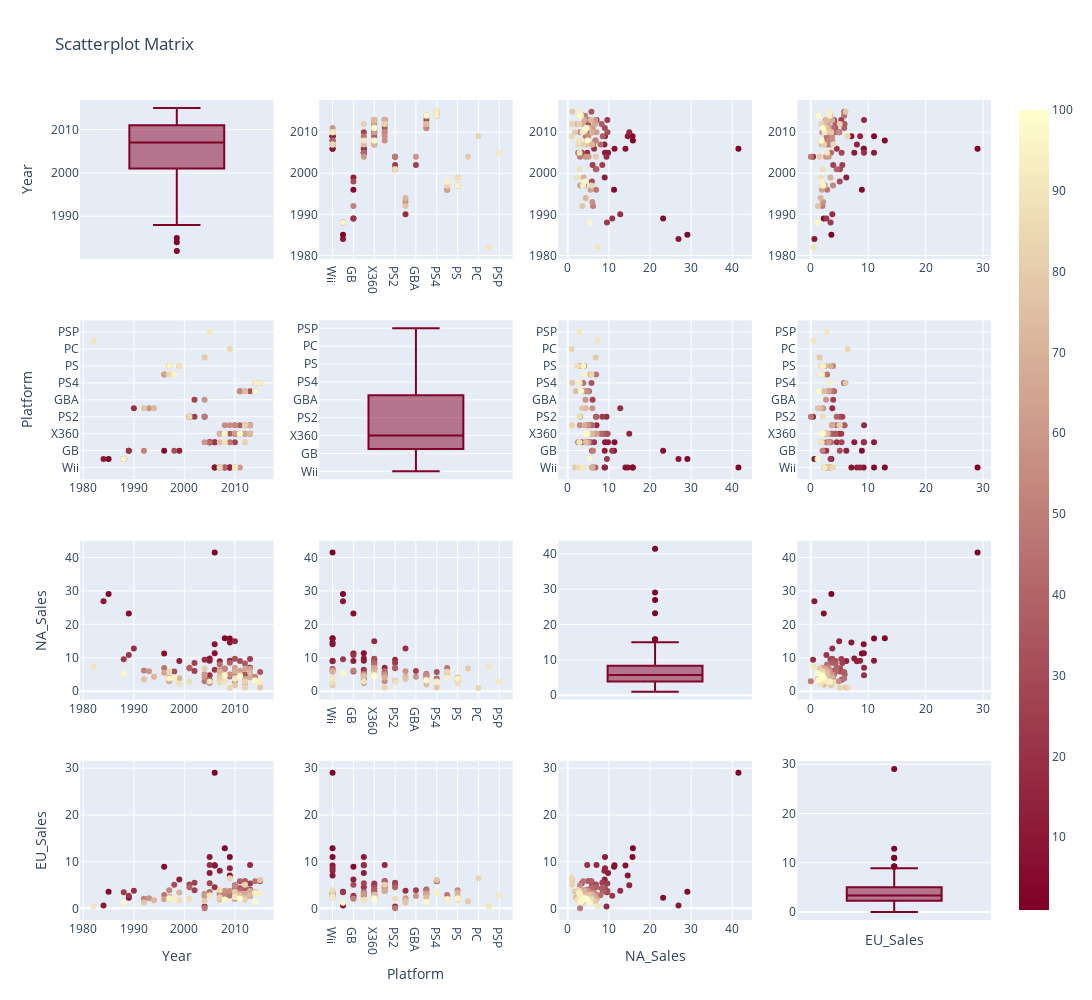

Write notebook code for a chart like this one.
### Markdown cell above
TAKE-TWO INTERACTIVE
Take-Two Interactive Software, Inc. is an American video game holding company based in New York City. The company owns two major publishing labels, Rockstar Games, and 2K, itself composed of two divisions: 2K Games and 2K Sports, all of which own and operate various game development studios. Take-Two's portfolio includes numerous successful video game series across personal computer and video game consoles, including BioShock, Borderlands, Civilization, Grand Theft Auto, NBA 2K, Red Dead, and XCOM. As of March 2018, it is the third-largest publicly traded game company in the Americas and Europe after Activision Blizzard and Electronic Arts, with an estimated market cap of US$13 billion.(source=Wikipedia)



Following ScatterPlot Matrix shows relationships between top 100 Video Games according to Year, Platform, North America and Europe Sales.

Take-TWO 대화형
Take-Two Interactive Software, Inc.는 뉴욕에 본사를 둔 미국의 비디오 게임 지주회사다. 이 회사는 록스타게임즈, 2K 등 2개의 주요 출판사 레이블을 소유하고 있으며, 2K게임즈와 2K스포츠 등 2개 부문으로 구성되어 있으며, 모두 다양한 게임 개발 스튜디오를 소유하고 운영하고 있다. Take-Two의 포트폴리오에는 바이오쇼크, 보더랜드, 문명, 그랜드 세프트 오토, NBA 2K, 레드 데드, XCOM 등 개인용 컴퓨터와 비디오 게임 콘솔 전반에 걸쳐 수많은 성공적인 비디오 게임 시리즈가 포함되어 있다. 2018년 3월 현재 액티비전 블리자드, 일렉트로닉 아츠에 이어 미주·유럽에서 세 번째로 큰 상장 게임 회사로, 시가총액은 130억 달러(출처=출처=)로 추산된다.위키백과)



다음 산점도 매트릭스는 연도, 플랫폼, 북미 및 유럽 판매량에 따라 상위 100개 비디오 게임 간의 관계를 보여준다.

### Code cell
df2 = df.loc[:,["Year","Platform","NA_Sales","EU_Sales" ]]

df2["index"] = np.arange(1,len(df)+1)
# scatter matrix
fig = ff.create_scatterplotmatrix(df2, diag='box', index='index',colormap='YlOrRd',
                                  colormap_type='seq',
                                  height=1000, width=1200)
iplot(fig)
